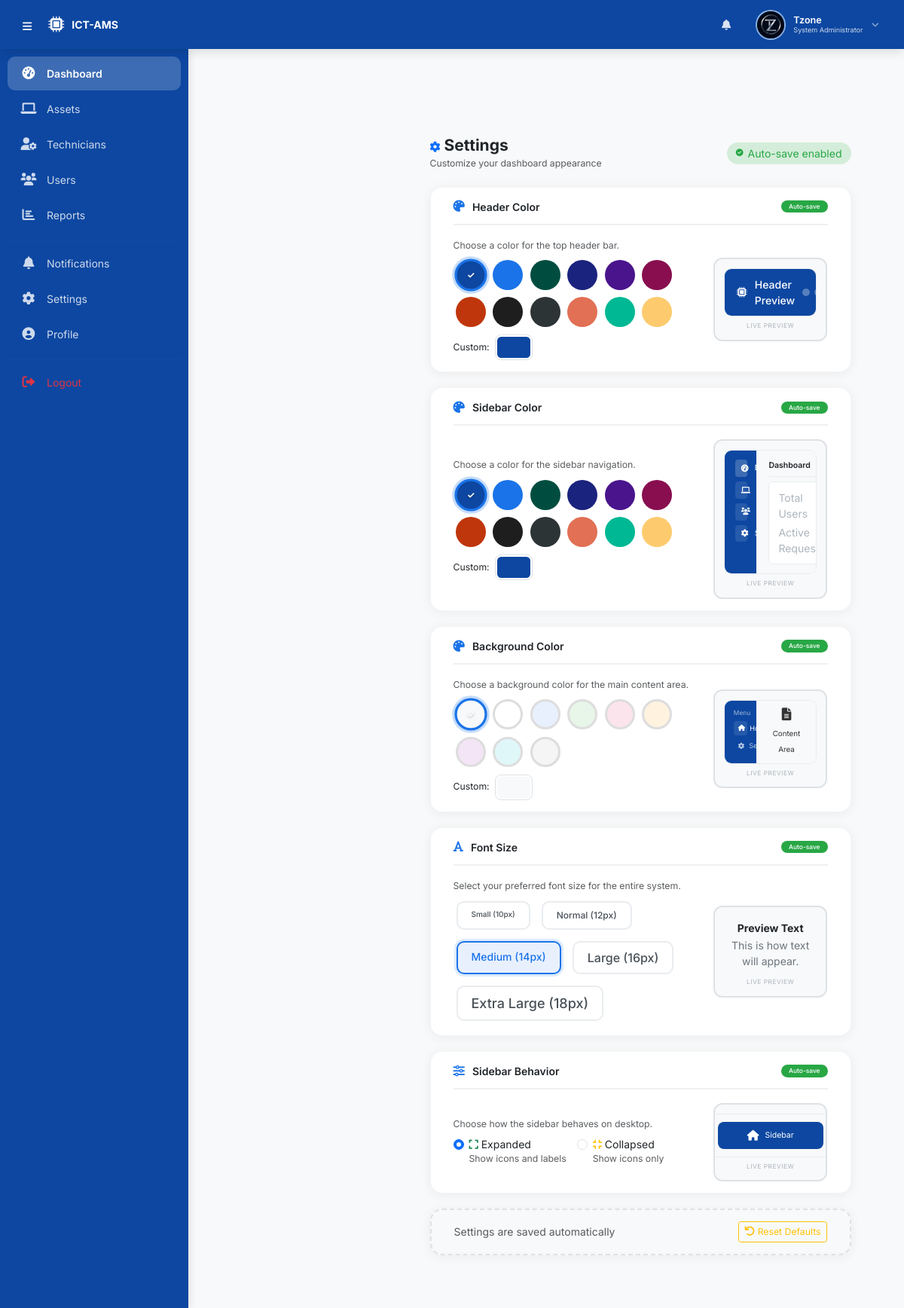
Screenshot of /public/settings/index.php (signed in) with the database file from the repository.
### tables this page shows
CREATE TABLE `users` (
  `user_id` int(11) NOT NULL AUTO_INCREMENT,
  `first_name` varchar(50) NOT NULL,
  `last_name` varchar(50) NOT NULL,
  `email` varchar(100) NOT NULL,
  `phone` varchar(20) NOT NULL,
  `password` varchar(255) NOT NULL,
  `role` enum('System Administrator','ICT Technician','Staff') NOT NULL,
  `department` varchar(100) DEFAULT NULL,
  `profile_picture` varchar(255) DEFAULT NULL,
  `status` enum('active','inactive') DEFAULT 'active',
  `created_at` timestamp NOT NULL DEFAULT current_timestamp(),
  `updated_at` timestamp NOT NULL DEFAULT current_timestamp() ON UPDATE current_timestamp(),
  PRIMARY KEY (`user_id`),
  UNIQUE KEY `uk_users_email` (`email`)
);

CREATE TABLE `user_settings` (
  `setting_id` int(11) NOT NULL AUTO_INCREMENT,
  `user_id` int(11) NOT NULL,
  `header_color` varchar(20) DEFAULT '#0d47a1',
  `sidebar_color` varchar(20) DEFAULT '#0d47a1',
  `background_color` varchar(20) DEFAULT '#f8f9fa',
  `font_size` varchar(10) DEFAULT '14px',
  `sidebar_collapsed` tinyint(1) DEFAULT 0,
  `created_at` timestamp NOT NULL DEFAULT current_timestamp(),
  `updated_at` timestamp NOT NULL DEFAULT current_timestamp() ON UPDATE current_timestamp(),
  PRIMARY KEY (`setting_id`),
  UNIQUE KEY `uk_user_settings_user_id` (`user_id`),
  KEY `fk_user_settings_user_id` (`user_id`)
);

### public/settings/index.php (the view, shortened to what the rows shown need)
<?php
require_once __DIR__ . '/../includes/settings_helper.php';
$user_id = $_SESSION['user_id'];
$settings = getUserSettings($user_id);
$header_color = $settings['header_color'] ?? '#0d47a1';
$sidebar_color = $settings['sidebar_color'] ?? '#0d47a1';
$background_color = $settings['background_color'] ?? '#f8f9fa';
include __DIR__ . '/../includes/header.php';
?>
<div class="main-content">
    <div class="container-fluid settings-page">
        <form action="update_settings.php" method="POST" id="settingsForm">
            <div class="settings-section">
                <div class="row align-items-center">
                    <div class="col-lg-8 col-md-7">
                        <div class="mt-2 d-flex align-items-center gap-2">
                            <label class="form-label small mb-0">Custom:</label>
                            <input type="color" class="form-control form-control-color" style="width: 50px; height: 34px; padding: 2px; border-radius: 8px; cursor: pointer;"
                                   value="<?php echo $header_color; ?>"
                                   onchange="document.getElementById('header_color').value=this.value; updatePreview(); autoSave();">
                        </div>
                    </div>
                </div>
            </div>
            <div class="settings-section">
                <div class="row align-items-center">
                    <div class="col-lg-8 col-md-7">
                        <div class="mt-2 d-flex align-items-center gap-2">
                            <label class="form-label small mb-0">Custom:</label>
                            <input type="color" class="form-control form-control-color" style="width: 50px; height: 34px; padding: 2px; border-radius: 8px; cursor: pointer;"
                                   value="<?php echo $sidebar_color; ?>"
                                   onchange="document.getElementById('sidebar_color').value=this.value; updatePreview(); autoSave();">
                        </div>
                    </div>
                </div>
            </div>
            <div class="settings-section">
                <div class="row align-items-center">
                    <div class="col-lg-8 col-md-7">
                        <div class="mt-2 d-flex align-items-center gap-2">
                            <label class="form-label small mb-0">Custom:</label>
                            <input type="color" class="form-control form-control-color" style="width: 50px; height: 34px; padding: 2px; border-radius: 8px; cursor: pointer;"
                                   value="<?php echo $background_color; ?>"
                                   onchange="document.getElementById('background_color').value=this.value; updatePreview(); autoSave();">
                        </div>
                    </div>
                </div>
            </div>
            <div class="settings-section">
                <div class="row align-items-center">
                    <div class="col-lg-8 col-md-7">
                        <div class="d-flex flex-wrap gap-3">
                            <div class="form-check">
                                <input class="form-check-input" type="radio" name="sidebar_collapsed" id="sidebar_expanded" value="0"
                                       <?php echo ($sidebar_collapsed == 0) ? 'checked' : ''; ?>
                                       onchange="updatePreview(); autoSave();">
                                <label class="form-check-label" for="sidebar_expanded">
                                    <i class="fas fa-expand text-success"></i> Expanded
                                    <small class="text-muted d-block">Show icons and labels</small>
                                </label>
                            </div>
                            <div class="form-check">
                                <input class="form-check-input" type="radio" name="sidebar_collapsed" id="sidebar_collapsed_radio" value="1"
                                       <?php echo ($sidebar_collapsed == 1) ? 'checked' : ''; ?>
                                       onchange="updatePreview(); autoSave();">
                                <label class="form-check-label" for="sidebar_collapsed_radio">
                                    <i class="fas fa-compress text-warning"></i> Collapsed
                                    <small class="text-muted d-block">Show icons only</small>
                                </label>
                            </div>
                        </div>
                    </div>
                </div>
            </div>
        </form>
    </div>
</div>
<?php include __DIR__ . '/../includes/footer.php'; ?>

### public/includes/header.php (shortened to what the rows shown need)
<?php
require_once __DIR__ . '/profile_helper.php';
require_once __DIR__ . '/settings_helper.php';
$settings = getUserSettings($_SESSION['user_id']);
$user_id = $_SESSION['user_id'];
$first_name = $_SESSION['first_name'] ?? 'User';
$last_name = $_SESSION['last_name'] ?? '';
$profile_picture = getProfilePicture($user_id);
$initials = getUserInitials($user_id);
$full_name = trim($first_name . ' ' . $last_name);
$sidebar_collapsed = isset($settings['sidebar_collapsed']) ? (int)$settings['sidebar_collapsed'] : 0;
?>
<!DOCTYPE html>
<html lang="en">
<head>
    <link href="https://cdn.jsdelivr.net/npm/bootstrap@5.3.0-alpha1/dist/css/bootstrap.min.css" rel="stylesheet">
    <link rel="stylesheet" href="https://cdnjs.cloudflare.com/ajax/libs/font-awesome/6.0.0-beta3/css/all.min.css">
</head>
<body>
<header class="top-header">
    <div class="header-right">
        <div class="user-avatar-wrapper dropdown" data-bs-toggle="dropdown" aria-expanded="false">
            <div class="avatar-circle <?php echo !empty($profile_picture) ? 'has-image' : ''; ?>">
                <?php if (!empty($profile_picture) && file_exists(__DIR__ . '/../../assets/uploads/profiles/' . basename($profile_picture))): ?>
                    <img src="<?php echo $profile_picture; ?>" alt="<?php echo $full_name; ?>">
                <?php else: ?>
                    <?php echo $initials; ?>
                <?php endif; ?>
            </div>
        </div>
    </div>
</header>
<div class="main-content <?php echo $sidebar_collapsed ? 'expanded' : ''; ?>" id="mainContent">

### rows the page displays
users: profile_picture (picture)
user_settings: header_color "#0d47a1", sidebar_color "#0d47a1", background_color "#f8f9fa", sidebar_collapsed "☑ Expanded Show icons and labels", sidebar_collapsed "☐ Collapsed Show icons only"

### other values shown
APP_SHORT "ICT-AMS"
$first_name "Tzone"
$role "System Administrator"
$label "Dashboard"
$label "Assets"
$label "Technicians"
$label "Users"
$label "Reports"
$label "Notifications"
$label "Settings"
$label "Profile"
$label "Logout"
$label "Small (10px)"
$label "Normal (12px)"
$label "Medium (14px)"
